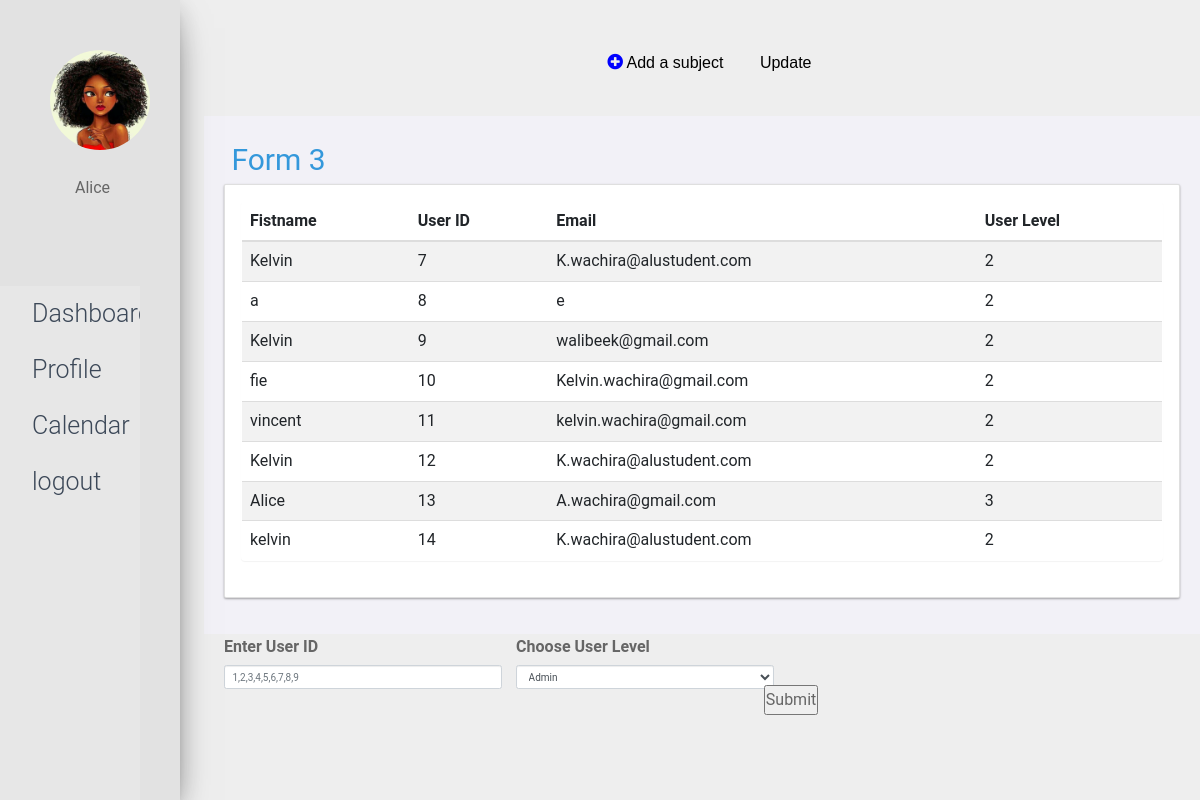
The app's page /index.php?name=manageusers (signed in) with its own data.
### tables this page shows
CREATE TABLE `user_accounts` (
  `ID` int(100) NOT NULL,
  `first_name` varchar(100) NOT NULL,
  `last_name` varchar(100) NOT NULL,
  `username` varchar(100) NOT NULL,
  `email_adress` varchar(100) NOT NULL,
  `user_passwords` varchar(100) NOT NULL,
  `user_level_id` int(100) NOT NULL DEFAULT 2
);

### db.php (called while the page is built, shortened)
<?php
class DB {
    function __construct() {
        $dbhost = 'localhost';
        $dbuname = 'root';
        $dbpass = '';
        $dbname = 'Study-Tracker';
        $this->_dbconn = mysqli_connect($dbhost, $dbuname, $dbpass, $dbname);
    }
}

### appform.php (called while the page is built, shortened)
<?php
include 'db.php';
class App extends DB {
    function GetUserMailandName(){
        $query = "SELECT * FROM user_accounts";
        $result = mysqli_query($this->_dbconn, $query)or die(mysqli_errno());
        $row = mysqli_fetch_all($result, MYSQLI_ASSOC);
        return $row;
    }
}
?>

### manageusers.php (the view, shortened to what this page needs)
<link rel="stylesheet" href="css/index.css">
<?php
    include 'appform.php';
    $newapp = new App();
    $users = $newapp->GetUserMailandName();
?>
 <body class = "main-body">
        <div class="grid-item">
            <div class = "heading" >
                <a href="<?php echo'index.php?name=results&class=3'; ?>"><i class="fa"></i> Form 3</a>
            </div>
                <div class="card radius shadowDepth1">
                    <div class="card__content card__padding">
                        <article class="card__article">
                            <div class="row">
                                <div class="col-lg-12">
                                    <section class="panel">
                                        <table class="table table-striped table-advance table-hover">
                                            <thead>
                                                <tr>
                                                    <th>Fistname</th>
                                                    <th>User ID</th>
                                                    <th>Email</th>
                                                    <th>User Level</th>
                                                </tr>
                                            </thead>
                                            <tbody>
                                                <?php foreach ($users as $key => $value): ?>
                                                    <tr>
                                                        <div class="row">
                                                        <td><?php echo $value['first_name'];?> </td>
                                                        <td><?php echo $value['ID'];?> </td>
                                                        <td><?php echo $value['email_adress'];?> </td>
                                                        <td><?php echo $value['user_level_id'];?> </td>
                                                    </tr>
                                                <?php endforeach; ?>
                                            </tbody>
                                        </table>
                                    </section>
                                </div>
                            </div>
                        </article>
                    </div>
                </div>
        </div>
</body>
<?php
if ($_SESSION['user_level_id'] == 1 || $_SESSION['user_level_id']== 3){
    include 'footer.php';
    }
?>

### css/style.css (style rules this page uses)
body { font-family: "Lato", sans-serif; }
.main-body { padding-left: 17%; padding-top: 2.5%; }

### css/cards.css (style rules this page uses)
.grid-item { background-color: #f2f1f7; border: #20362A; padding: 20px; font-size: 30px; text-align: left; }
*, *:after, *:before { margin: 0; padding: 0; box-sizing: border-box; }
body { background-color: #eee; font-family: Roboto; font-weight: 400; font-size: 1.6em; line-height: 1.6; color: #666; }
a { text-decoration: none; color: #3498db; }
.radius { border-radius: 2px; }
.shadowDepth1 { box-shadow: 0 1px 3px rgba(0,0,0, 0.12), 0 1px 2px rgba(0,0,0, 0.24); }
.card { background-color: #fff; margin-bottom: 1.6rem; }
.card__padding { padding: 1.6rem; }
.card__content { position: relative; }

### records on screen
user_accounts: first_name "Kelvin", ID "7", email_adress "K.wachira@alustudent.com", user_level "2"
user_accounts: first_name "a", ID "8", email_adress "e", user_level "2"
user_accounts: first_name "Kelvin", ID "9", email_adress "walibeek@gmail.com", user_level "2"
user_accounts: first_name "fie", ID "10", email_adress "Kelvin.wachira@gmail.com", user_level "2"
user_accounts: first_name "vincent", ID "11", email_adress "kelvin.wachira@gmail.com", user_level "2"
user_accounts: first_name "Kelvin", ID "12", email_adress "K.wachira@alustudent.com", user_level "2"
user_accounts: first_name "Alice", ID "13", email_adress "A.wachira@gmail.com", user_level "3"
user_accounts: first_name "kelvin", ID "14", email_adress "K.wachira@alustudent.com", user_level "2"

### other values on screen
$_SESSION['username'] "Alice"
